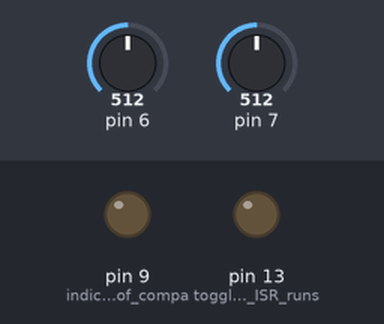
Recording of a sketch running on a simulated Arduino Uno, built with avr-gcc and run on an emulated ATmega328P. Parts: output pins drawn as LEDs (lit = HIGH). The test bench sets the inputs (shaded band); at power-on: pin 6 = 512, pin 7 = 512.

Above: at 1.2 s.
1.3 s: pin 6 set to 716
At 1.6 s:
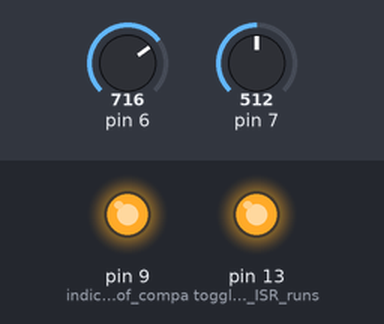
2.8 s: pin 6 set to 2
4.3 s: pin 6 set to 0
At 5.1 s:
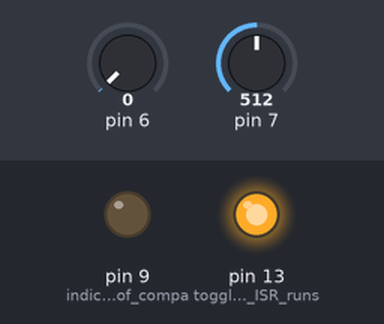
5.8 s: pin 6 set to 122
At 6.2 s:
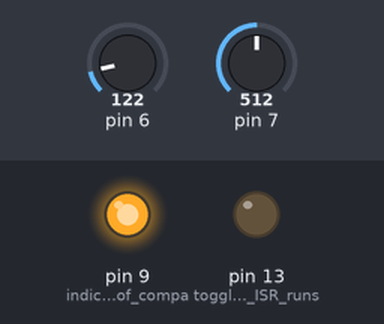
7.3 s: pin 7 set to 716
At 8.6 s:
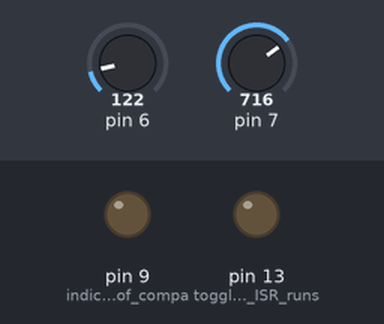
Timing chart, 0 to 9.8 s (numbered marks = the images above; inputs shaded):
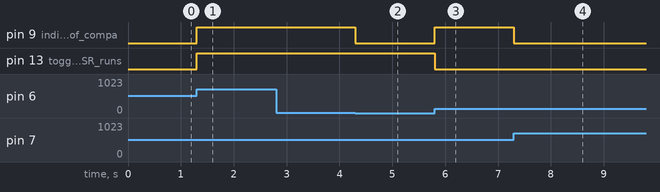

The sketch:

sketch_arduino_analog_comp_test.ino
```cpp
/*

Original from: [Analog Comparator Interrupt](https://forum.arduino.cc/index.php?topic=149840.msg1135919#msg1135919)

 Analog comparator example using interrupt and testing ACO flag

Compares voltage sensed at pins 6 (AIN0) and 7 (AIN1) which are the analog inputs into the comparator.  AIN0 is
the positve input and AIN1 is the negative input to the comparator. Once the voltage on AIN0(+) rises above the voltage
sensed at AIN1(-), the comparator output becomes high and triggers the interrupt to run.  The interrupt routine toggles
the LED connected to Pin 13.  The ACO flag is tested in the loop() and Pin 9 is set to match.

The circuit:
* audio output from PC is connected via: GND to GND of Arduino, channel to pin 6 (AIN0)
* pin 7 (AIN1) is connected to Arduino GND

* On board LED connected to Pin 13
* Pin 9 reflects the status of the comparator output.


created 27 Feb 2013
by Anthony Fremont
(modified: sdbbs, 2020)

*/

void setup() {
 // initialize serial communications at 9600 bps:
 //Serial.begin(9600);

 ACSR =
   (0 << ACD) |    // Analog Comparator: Enabled
   (0 << ACBG) |   // Analog Comparator Bandgap Select: AIN0 is applied to the positive input
   (0 << ACO) |    // Analog Comparator Output: Off
   (1 << ACI) |    // Analog Comparator Interrupt Flag: Clear Pending Interrupt
   (1 << ACIE) |   // Analog Comparator Interrupt: Enabled
   (0 << ACIC) |   // Analog Comparator Input Capture: Disabled
   (1 << ACIS1) | (1 << ACIS0);   // Analog Comparator Interrupt Mode: Comparator Interrupt on Rising Output Edge

 pinMode(13, OUTPUT);  // toggles when ISR runs

 pinMode(9, OUTPUT);   // indicates status of comparator output
}

void loop() {

 if(ACSR & (1 << ACO))         //  check status of comparator output flag
   digitalWrite(9, HIGH);    //   and mirror it to Pin 9
 else
   digitalWrite(9, LOW);

 delay(100);
}

ISR(ANALOG_COMP_vect ) {
 digitalWrite(13, !digitalRead(13));   // toggle state of Pin 13
}
```

Measured:
- the behaviour switches between 1 and 0 on pin 6 (found by bisection; images 1 and 2)
- after the input at 1.3 s, pin 9 (indicates_status_of_compa), pin 13 (toggles_when_ISR_runs): LOW → HIGH at once
- after the input at 2.8 s, every drawn part: stays the same
- after the input at 4.3 s, pin 9 (indicates_status_of_compa): HIGH → LOW at once
- after the input at 5.8 s, pin 9 (indicates_status_of_compa): LOW → HIGH at once; pin 13 (toggles_when_ISR_runs): HIGH → LOW at once
- after the input at 7.3 s, pin 9 (indicates_status_of_compa): HIGH → LOW at once
